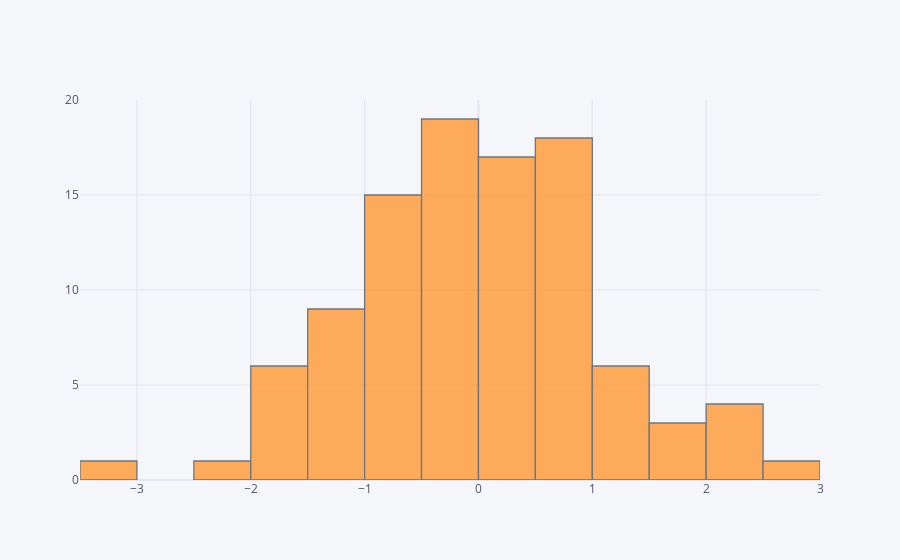

Write notebook code for a chart like this one.
### Markdown cell above
## histogram

### Code cell
df['A'].iplot(kind='hist',bins=25)

### Figure 1 — Plotly figure (JSON) as saved in the notebook; plotly's stock layout.template omitted (floating-point values rounded to 4 significant figures)
{"data": [{"histfunc": "count", "histnorm": "", "marker": {"color": "rgba(255, 153, 51, 1.0)", "line": {"color": "#4D5663", "width": 1.3}}, "name": "A", "nbinsx": 25, "opacity": 0.8, "orientation": "v", "type": "histogram", "x": [0.8103, -0.6253, -2.124, 0.7207, -0.3606, 0.576, -0.5409, 0.9064, 0.1437, 0.0002615, 0.8468, 1.062, 0.6602, -0.4852, 0.1687, 1.922, 0.9388, 0.5089, -0.0423, -0.7526, -0.415, -0.7932, -1.316, -0.313, -0.3318, 0.6739, -0.2085, -0.5355, 0.3176, -1.078, -0.4943, 2.36, -0.8785, -1.566, 2.372, 0.4657, -0.598, 1.203, -0.5774, -1.191, 1.199, 0.2621, -0.1396, 2.006, -3.059, -0.3135, 0.4917, 0.05953, 0.5365, 0.4195, -0.6771, -0.2437, 1.649, 1.078, -0.8236, 1.143, -1.068, 0.2467, -1.701, 0.3901, -0.06906, 2.443, -1.102, -1.073, 0.5906, 0.9317, -1.109, -0.1392, 0.6424, 0.9343, -0.1246, -0.4534, 0.3737, 0.1732, 0.1367, -1.503, -1.567, -0.6572, -0.6396, -0.04847, -0.8283, 0.5051, -0.07435, 0.7055, -0.4453, -1.74, -0.8504, 0.101, 2.962, 1.092, 1.793, -1.311, 0.2237, -0.531, 0.1175, -1.659, 0.5042, -0.1295, 0.6582, -1.081]}], "layout": {"autosize": true, "barmode": "overlay", "legend": {"bgcolor": "#F5F6F9", "font": {"color": "#4D5663"}}, "paper_bgcolor": "#F5F6F9", "plot_bgcolor": "#F5F6F9", "title": {"font": {"color": "#4D5663"}}, "xaxis": {"autorange": true, "gridcolor": "#E1E5ED", "range": [-3.5, 3], "showgrid": true, "tickfont": {"color": "#4D5663"}, "title": {"font": {"color": "#4D5663"}, "text": ""}, "type": "linear", "zerolinecolor": "#E1E5ED"}, "yaxis": {"autorange": true, "gridcolor": "#E1E5ED", "range": [0, 20], "showgrid": true, "tickfont": {"color": "#4D5663"}, "title": {"font": {"color": "#4D5663"}, "text": ""}, "zerolinecolor": "#E1E5ED"}}}
